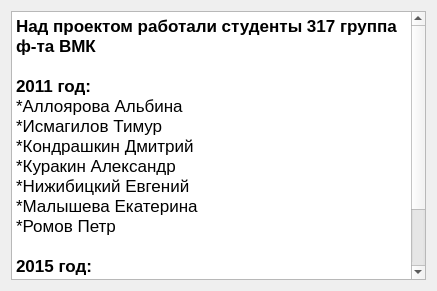
<?xml version="1.0" encoding="UTF-8"?>
<ui version="4.0">
 <class>AboutDialog</class>
 <widget class="QDialog" name="AboutDialog">
  <property name="geometry">
   <rect>
    <x>0</x>
    <y>0</y>
    <width>437</width>
    <height>291</height>
   </rect>
  </property>
  <property name="windowTitle">
   <string>Авторы</string>
  </property>
  <layout class="QGridLayout" name="gridLayout">
   <item row="0" column="0" colspan="2">
    <widget class="QTextEdit" name="textEdit">
     <property name="readOnly">
      <bool>true</bool>
     </property>
     <property name="html">
      <string>&lt;!DOCTYPE HTML PUBLIC &quot;-//W3C//DTD HTML 4.0//EN&quot; &quot;http://www.w3.org/TR/REC-html40/strict.dtd&quot;&gt;
&lt;html&gt;&lt;head&gt;&lt;meta name=&quot;qrichtext&quot; content=&quot;1&quot; /&gt;&lt;style type=&quot;text/css&quot;&gt;
p, li { white-space: pre-wrap; }
&lt;/style&gt;&lt;/head&gt;&lt;body style=&quot; font-family:'Ubuntu'; font-size:11pt; font-weight:400; font-style:normal;&quot;&gt;
&lt;p style=&quot; margin-top:0px; margin-bottom:0px; margin-left:0px; margin-right:0px; -qt-block-indent:0; text-indent:0px;&quot;&gt;&lt;span style=&quot; font-family:'.SF NS Text'; font-size:13pt; font-weight:600;&quot;&gt;Над проектом работали студенты 317 группа ф-та ВМК&lt;/span&gt;&lt;/p&gt;
&lt;p style=&quot;-qt-paragraph-type:empty; margin-top:0px; margin-bottom:0px; margin-left:0px; margin-right:0px; -qt-block-indent:0; text-indent:0px; font-family:'.SF NS Text'; font-size:13pt; font-weight:600;&quot;&gt;&lt;br /&gt;&lt;/p&gt;
&lt;p style=&quot; margin-top:0px; margin-bottom:0px; margin-left:0px; margin-right:0px; -qt-block-indent:0; text-indent:0px;&quot;&gt;&lt;span style=&quot; font-family:'.SF NS Text'; font-size:13pt; font-weight:600;&quot;&gt;2011 год:&lt;/span&gt;&lt;/p&gt;
&lt;p style=&quot; margin-top:0px; margin-bottom:0px; margin-left:0px; margin-right:0px; -qt-block-indent:0; text-indent:0px;&quot;&gt;&lt;span style=&quot; font-family:'.SF NS Text'; font-size:13pt;&quot;&gt;*Аллоярова Альбина&lt;/span&gt;&lt;/p&gt;
&lt;p style=&quot; margin-top:0px; margin-bottom:0px; margin-left:0px; margin-right:0px; -qt-block-indent:0; text-indent:0px;&quot;&gt;&lt;span style=&quot; font-family:'.SF NS Text'; font-size:13pt;&quot;&gt;*Исмагилов Тимур&lt;/span&gt;&lt;/p&gt;
&lt;p style=&quot; margin-top:0px; margin-bottom:0px; margin-left:0px; margin-right:0px; -qt-block-indent:0; text-indent:0px;&quot;&gt;&lt;span style=&quot; font-family:'.SF NS Text'; font-size:13pt;&quot;&gt;*Кондрашкин Дмитрий&lt;/span&gt;&lt;/p&gt;
&lt;p style=&quot; margin-top:0px; margin-bottom:0px; margin-left:0px; margin-right:0px; -qt-block-indent:0; text-indent:0px;&quot;&gt;&lt;span style=&quot; font-family:'.SF NS Text'; font-size:13pt;&quot;&gt;*Куракин Александр&lt;/span&gt;&lt;/p&gt;
&lt;p style=&quot; margin-top:0px; margin-bottom:0px; margin-left:0px; margin-right:0px; -qt-block-indent:0; text-indent:0px;&quot;&gt;&lt;span style=&quot; font-family:'.SF NS Text'; font-size:13pt;&quot;&gt;*Нижибицкий Евгений&lt;/span&gt;&lt;/p&gt;
&lt;p style=&quot; margin-top:0px; margin-bottom:0px; margin-left:0px; margin-right:0px; -qt-block-indent:0; text-indent:0px;&quot;&gt;&lt;span style=&quot; font-family:'.SF NS Text'; font-size:13pt;&quot;&gt;*Малышева Екатерина&lt;/span&gt;&lt;/p&gt;
&lt;p style=&quot; margin-top:0px; margin-bottom:0px; margin-left:0px; margin-right:0px; -qt-block-indent:0; text-indent:0px;&quot;&gt;&lt;span style=&quot; font-family:'.SF NS Text'; font-size:13pt;&quot;&gt;*Ромов Петр&lt;/span&gt;&lt;/p&gt;
&lt;p style=&quot;-qt-paragraph-type:empty; margin-top:0px; margin-bottom:0px; margin-left:0px; margin-right:0px; -qt-block-indent:0; text-indent:0px; font-family:'.SF NS Text'; font-size:13pt;&quot;&gt;&lt;br /&gt;&lt;/p&gt;
&lt;p style=&quot; margin-top:0px; margin-bottom:0px; margin-left:0px; margin-right:0px; -qt-block-indent:0; text-indent:0px;&quot;&gt;&lt;span style=&quot; font-family:'.SF NS Text'; font-size:13pt; font-weight:600;&quot;&gt;2015 год:&lt;/span&gt;&lt;/p&gt;
&lt;p style=&quot; margin-top:0px; margin-bottom:0px; margin-left:0px; margin-right:0px; -qt-block-indent:0; text-indent:0px;&quot;&gt;&lt;span style=&quot; font-family:'.SF NS Text'; font-size:13pt;&quot;&gt;*Лунин Дмитрий&lt;/span&gt;&lt;/p&gt;
&lt;p style=&quot; margin-top:0px; margin-bottom:0px; margin-left:0px; margin-right:0px; -qt-block-indent:0; text-indent:0px;&quot;&gt;&lt;span style=&quot; font-family:'.SF NS Text'; font-size:13pt;&quot;&gt;*Никишин Евгений&lt;/span&gt;&lt;/p&gt;
&lt;p style=&quot;-qt-paragraph-type:empty; margin-top:0px; margin-bottom:0px; margin-left:0px; margin-right:0px; -qt-block-indent:0; text-indent:0px; font-family:'.SF NS Text'; font-size:13pt;&quot;&gt;&lt;br /&gt;&lt;/p&gt;
&lt;p style=&quot;-qt-paragraph-type:empty; margin-top:0px; margin-bottom:0px; margin-left:0px; margin-right:0px; -qt-block-indent:0; text-indent:0px; font-family:'.SF NS Text'; font-size:13pt;&quot;&gt;&lt;br /&gt;&lt;/p&gt;&lt;/body&gt;&lt;/html&gt;</string>
     </property>
    </widget>
   </item>
  </layout>
 </widget>
 <resources/>
 <connections/>
</ui>
